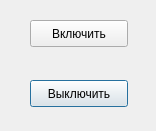
<?xml version="1.0" encoding="UTF-8"?>
<ui version="4.0">
 <class>eSwitchWindow</class>
 <widget class="QDialog" name="eSwitchWindow">
  <property name="geometry">
   <rect>
    <x>0</x>
    <y>0</y>
    <width>156</width>
    <height>131</height>
   </rect>
  </property>
  <property name="windowTitle">
   <string>eSwitch</string>
  </property>
  <property name="sizeGripEnabled">
   <bool>false</bool>
  </property>
  <widget class="QPushButton" name="pushButtonEswitchWindowOff">
   <property name="geometry">
    <rect>
     <x>30</x>
     <y>80</y>
     <width>98</width>
     <height>27</height>
    </rect>
   </property>
   <property name="text">
    <string>Выключить</string>
   </property>
  </widget>
  <widget class="QPushButton" name="pushButtonEswitchWindowOn">
   <property name="geometry">
    <rect>
     <x>30</x>
     <y>20</y>
     <width>98</width>
     <height>27</height>
    </rect>
   </property>
   <property name="text">
    <string>Включить</string>
   </property>
  </widget>
 </widget>
 <resources/>
 <connections/>
</ui>
